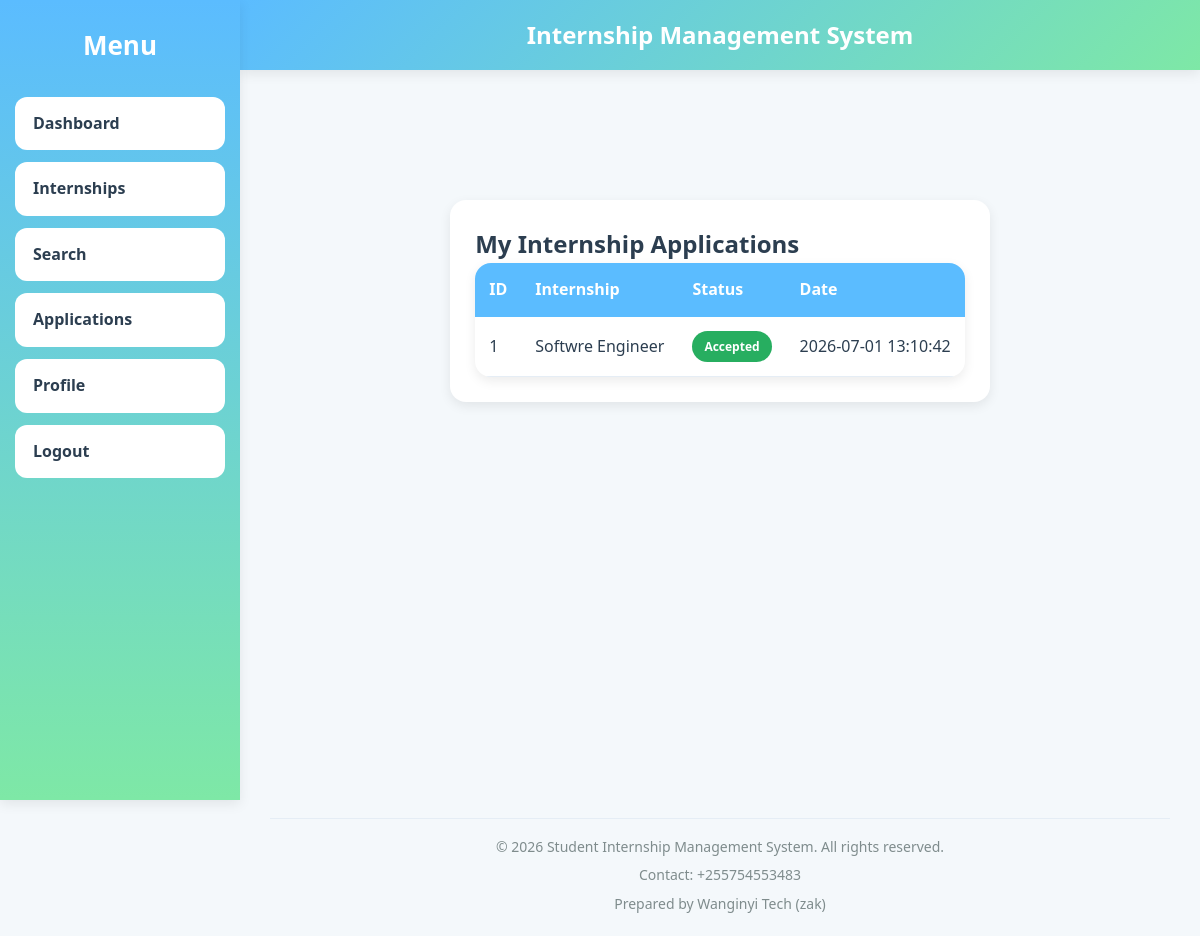
The page /frontend/student/applications.php (signed in) on the database its author committed.
### tables this page shows
CREATE TABLE `applications` (
  `application_id` int(11) NOT NULL,
  `student_id` int(11) DEFAULT NULL,
  `internship_id` int(11) DEFAULT NULL,
  `status` enum('Pending','Accepted','Rejected') DEFAULT 'Pending',
  `application_date` timestamp NOT NULL DEFAULT current_timestamp()
);

CREATE TABLE `internships` (
  `internship_id` int(11) NOT NULL,
  `company_id` int(11) DEFAULT NULL,
  `title` varchar(150) DEFAULT NULL,
  `description` text DEFAULT NULL,
  `requirements` text DEFAULT NULL,
  `deadline` date DEFAULT NULL
);

### frontend/student/applications.php (the view, shortened to what this page needs)
<?php
$database = new Database();
$conn = $database->connect();
$stmt = $conn->prepare("
    SELECT student_id
    FROM students
    WHERE user_id = ?
    LIMIT 1
");
$stmt->execute([$_SESSION['user_id']]);
$student_id = $stmt->fetchColumn();
$stmt = $conn->prepare("
    SELECT
        a.application_id,
        i.title,
        a.status,
        a.application_date
    FROM applications a
    INNER JOIN internships i
        ON a.internship_id = i.internship_id
    WHERE a.student_id = ?
    ORDER BY a.application_date DESC
");
$stmt->execute([$student_id]);
$applications = $stmt->fetchAll(PDO::FETCH_ASSOC);
?>
<!DOCTYPE html>
<html lang="en">
<head>
<link rel="stylesheet" href="../assets/css/style.css">
</head>
<body class="dashboard-page">
<?php include "../layouts/header.php"; ?>
<?php include "../layouts/sidebar.php"; ?>
<div class="content">
<div class="card">
<div class="page-header">
    <h2>My Internship Applications</h2>
</div>
<table>
<thead>
<tr>
    <th>ID</th>
    <th>Internship</th>
    <th>Status</th>
    <th>Date</th>
</tr>
</thead>
<tbody>
<?php if (!empty($applications)): ?>
    <?php foreach ($applications as $row): ?>
        <tr>
            <td><?= htmlspecialchars($row['application_id']) ?></td>
            <td><?= htmlspecialchars($row['title']) ?></td>
            <td>
                <?php if ($row['status'] === "Accepted"): ?>
                    <span class="badge badge-success">Accepted</span>
                <?php elseif ($row['status'] === "Rejected"): ?>
                    <span class="badge badge-danger">Rejected</span>
                <?php else: ?>
                    <span class="badge badge-pending">Pending</span>
                <?php endif; ?>
            </td>
            <td><?= htmlspecialchars($row['application_date']) ?></td>
        </tr>
    <?php endforeach; ?>
<?php endif; ?>
</tbody>
</table>
</div>
</div>
<?php include "../layouts/footer.php"; ?>

### frontend/assets/css/style.css (style rules this page uses)
:root { --primary: #5bbcff; --primary-light: #87d5ff; --secondary: #7ee8a6; --success: #27ae60; --warning: #f39c12; --danger: #e74c3c; --white: #ffffff; --bg: #f4f8fb; --text: #2c3e50; --text-light: #7f8c8d; --border: #e5edf5; --sidebar-width: 240px; --radius: 16px; --shadow: 0 4px 12px rgba(0, 0, 0, 0.08); --shadow-hover: 0 12px 30px rgba(0, 0, 0, 0.12); --transition: 0.3s ease; }
* { margin: 0; padding: 0; box-sizing: border-box; }
html, body { height: 100%; overflow-x: hidden; }
body { font-family: "Segoe UI", sans-serif; background: var(--bg); color: var(--text); line-height: 1.6; }
.content { margin-top: 80px; padding: 20px; flex: 1; min-width: 0; display: flex; flex-direction: column; align-items: center; }
.card { background: white; padding: 25px; margin-bottom: 25px; border-radius: var(--radius); box-shadow: var(--shadow); transition: var(--transition); max-width: 900px; width: 100%; overflow-x: auto; }
table { width: 100%; border-collapse: collapse; background: white; border-radius: var(--radius); overflow: hidden; box-shadow: var(--shadow); table-layout: auto; }
table th { background: var(--primary); color: white; padding: 14px; text-align: left; }
table td { padding: 14px; border-bottom: 1px solid var(--border); overflow-wrap: anywhere; }
.badge { display: inline-block; padding: 6px 12px; border-radius: 50px; color: white; font-size: 12px; font-weight: 600; }
.badge-success { background: var(--success); }

### rows shown on the page
applications: application_id "1", internship.title "Softwre Engineer", status "Accepted", application_date "2026-07-01 13:10:42"
